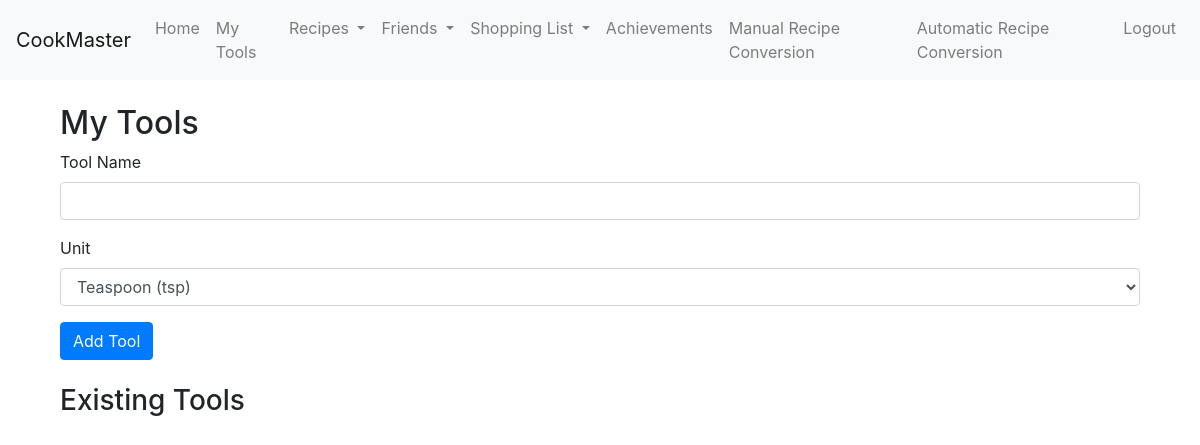
The page /my_tools (signed in) on the database as committed earlier.
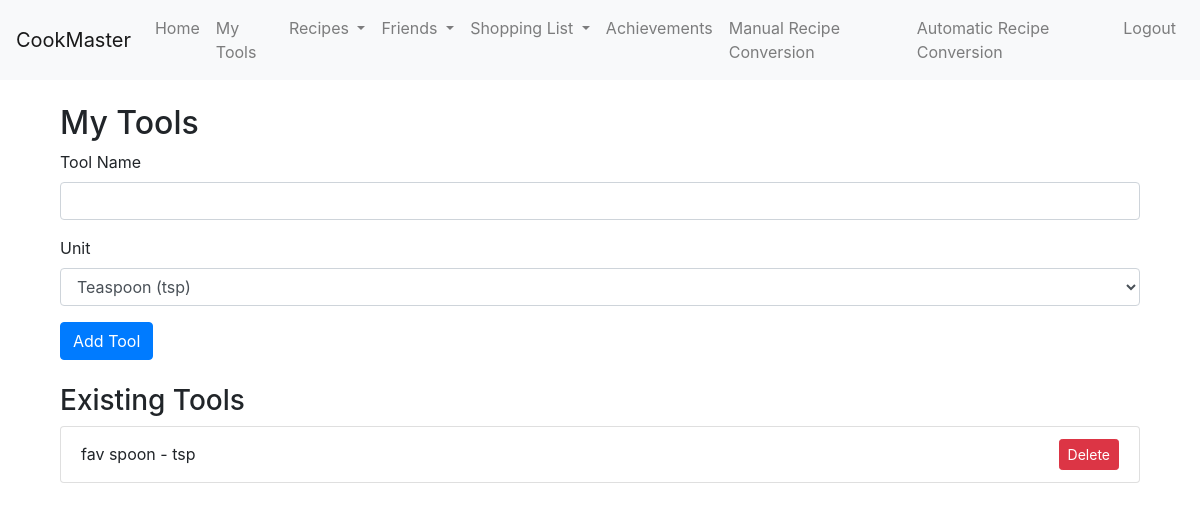
The same page on the database as committed later.
### app/models.py (models this page shows)
class Tool(db.Model, UserMixin):
    id = db.Column(db.Integer, primary_key=True)
    name = db.Column(db.String(100), nullable=False)
    unit = db.Column(db.String(50), nullable=False)
    owner_id = db.Column(db.Integer, db.ForeignKey('user.id'), nullable=False)

### app/user_routes.py (the view, shortened to what this page needs)
@user.route('/my_tools', methods=['GET', 'POST'])
@login_required
def my_tools():
    form = ToolForm(user_id=current_user.id)
    tools = Tool.query.filter_by(owner_id=current_user.id).all()
    return render_template('my_tools.html', title='My Tools', form=form, tools=tools)

### app/forms.py (shortened to what this page needs)
class ToolForm(FlaskForm):
    name = StringField('Tool Name', validators=[DataRequired()])
    unit = SelectField('Unit', choices=[
        ('tsp', 'Teaspoon (tsp)'),
        ('tbsp', 'Tablespoon (tbsp)'),
        ('cup', 'Cup (cup)'),
        ('fl oz', 'Fluid Ounce (fl oz)'),
        ('pt', 'Pint (pt)'),
        ('qt', 'Quart (qt)'),
        ('gal', 'Gallon (gal)'),
        ('oz', 'Ounce (oz)'),
        ('lb', 'Pound (lb)'),
        ('ml', 'Milliliter (ml)'),
        ('g', 'Gram (g)'),
    ], validators=[DataRequired()])
    submit = SubmitField('Add Tool')
    def __init__(self, *args, **kwargs):
        self.user_id = kwargs.pop('user_id', None)
        super(ToolForm, self).__init__(*args, **kwargs)

### app/__init__.py (called while the page is built)
@login_manager.user_loader
def load_user(user_id):
    from app.models import User
    return User.query.get(int(user_id))

### app/templates/my_tools.html (shortened to what this page needs)
{% extends "base.html" %}
{% block content %}
<div class="container">
    <h2 class="mt-4">My Tools</h2>
    <form method="POST" action="{{ url_for('user.my_tools') }}">
        <div class="form-group">
            {{ form.name.label(class="form-label") }}
            {{ form.name(class="form-control") }}
        </div>
        <div class="form-group">
            {{ form.unit.label(class="form-label") }}
            {{ form.unit(class="form-control") }}
        </div>
        <div class="form-group">
            {{ form.submit(class="btn btn-primary") }}
        </div>
    </form>
    <h3 class="mt-4">Existing Tools</h3>
    <ul class="list-group">
        {% for tool in tools %}
            <li class="list-group-item d-flex justify-content-between align-items-center">
                {{ tool.name }} - {{ tool.unit }}
                <form method="POST" action="{{ url_for('user.delete_tool', tool_id=tool.id) }}" style="display:inline;">
                    <button type="submit" class="btn btn-danger btn-sm">Delete</button>
                </form>
            </li>
        {% endfor %}
    </ul>
</div>
{% endblock %}

### app/templates/base.html (shortened to what this page needs)
<!DOCTYPE html>
<html lang="en">
<head>
    <link rel="stylesheet" href="https://stackpath.bootstrapcdn.com/bootstrap/4.5.2/css/bootstrap.min.css">
</head>
<body>
    <nav class="navbar navbar-expand-lg navbar-light bg-light">
        <a class="navbar-brand" href="{{ url_for('user.index') }}">CookMaster</a>
        <div class="collapse navbar-collapse" id="navbarNav">
            <ul class="navbar-nav ml-auto">
                {% if current_user.is_authenticated %}
                    <li class="nav-item">
                        <a class="nav-link" href="{{ url_for('user.index') }}">Home</a>
                    </li>
                    <li class="nav-item">
                        <a class="nav-link" href="{{ url_for('user.my_tools') }}">My Tools</a>
                    </li>
                    <li class="nav-item dropdown">
                        <a class="nav-link dropdown-toggle" href="#" id="recipesDropdown" role="button" data-toggle="dropdown" aria-haspopup="true" aria-expanded="false">
                            Recipes
                        </a>
                    </li>
                    <li class="nav-item dropdown">
                        <a class="nav-link dropdown-toggle" href="#" id="friendsDropdown" role="button" data-toggle="dropdown" aria-haspopup="true" aria-expanded="false">
                            Friends
                        </a>
                    </li>
                    <li class="nav-item dropdown">
                        <a class="nav-link dropdown-toggle" href="#" id="shoppingListDropdown" role="button" data-toggle="dropdown" aria-haspopup="true" aria-expanded="false">
                            Shopping List
                        </a>
                    </li>
                    <li class="nav-item">
                        <a class="nav-link" href="{{ url_for('user.achievements') }}">Achievements</a>
                    </li>
                    <li class="nav-item">
                        <a class="nav-link" href="{{ url_for('user.manual_conversion_tool') }}">Manual Recipe Conversion</a>
                    </li>
                    <li class="nav-item">
                        <a class="nav-link" href="{{ url_for('user.automatic_conversion') }}">Automatic Recipe Conversion</a>
                    </li>
                    <li class="nav-item">
                        <a class="nav-link" href="{{ url_for('user.logout') }}">Logout</a>
                    </li>
                {% endif %}
            </ul>
        </div>
    </nav>
    <div class="container">
        {% block content %}{% endblock %}
    </div>
</body>
</html>

Rows that differ between the two databases and show on the page:
added Tool: name "fav spoon", unit "tsp"
